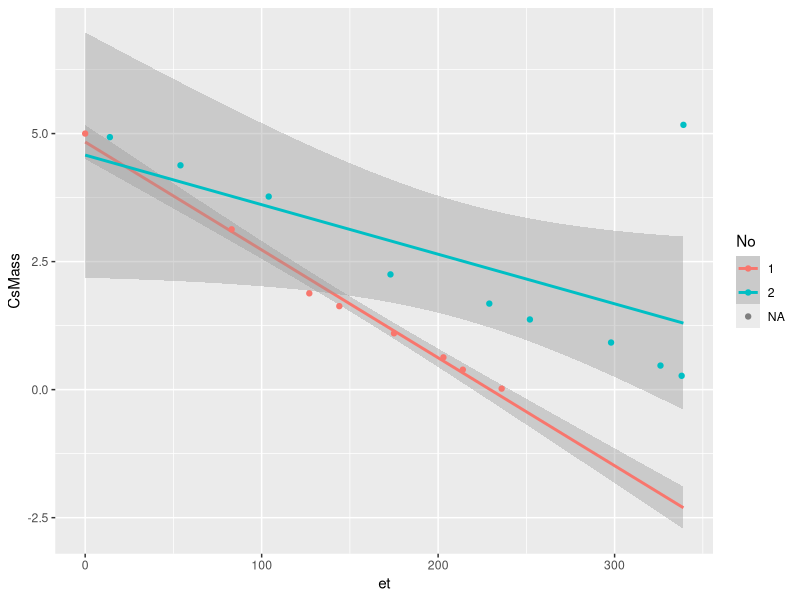

Generate this figure with R:
## ---- chunk 1
library(tidyverse)
library(lubridate)

cs <- read.csv("cesium.csv") %>%
  mutate(Date = mdy(Date),
         No = as.factor(ifelse(Mass > 400, 1, 2)),
         CsMass = ifelse(Mass > 400, Mass - 406.8, Mass - 393.3),
         et = ifelse(Mass > 400, Date - ymd("2016-07-14"), Date - ymd("2017-03-10")))
## ---- chunk 2
cs.lm <- lm(CsMass ~ et, data = cs)
cs.lm
use <- abs(coef(cs.lm)["et"])
use5 <- 5 / use 
## ---- chunk 3
ggplot(cs, aes(et, CsMass, color = No)) +
  geom_smooth(method = "lm", fullrange = TRUE) +
  geom_point()  
